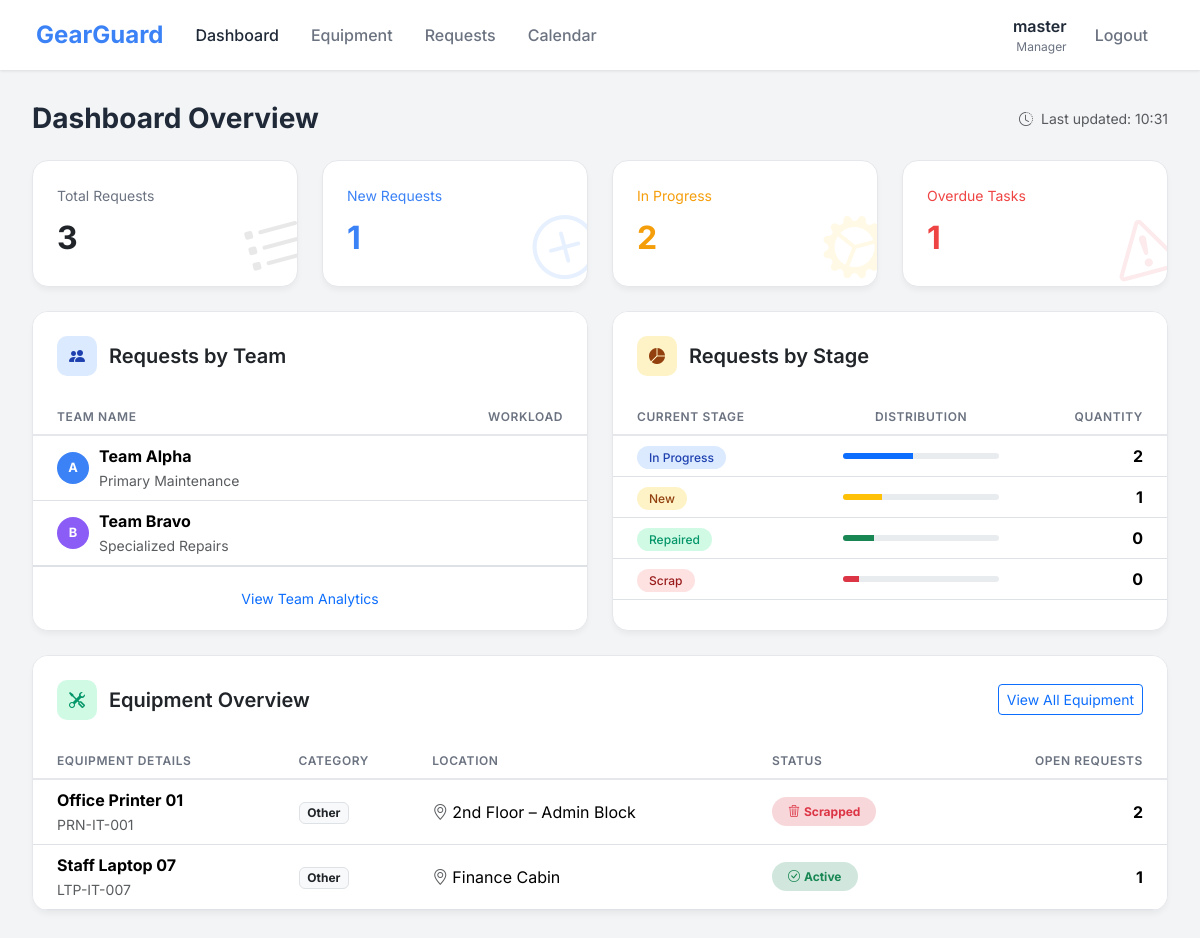
The page /dashboard/ (signed in) on the database its author committed.
### Gear/models.py (models this page shows, shortened)
class Equipment(models.Model):
    CATEGORY_CHOICES = [
        ('Printer', 'Printer'),
        ('Computer', 'Computer'),
        ('Vehicle', 'Vehicle'),
        ('Machinery', 'Machinery'),
        ('HVAC', 'HVAC'),
        ('Power', 'Power'),
        ('Other', 'Other'),
    ]
    name = models.CharField(max_length=100)
    serial_number = models.CharField(max_length=100, unique=True)
    department = models.CharField(max_length=100)
    category = models.CharField(max_length=50, choices=CATEGORY_CHOICES, default='Other')
    assigned_to = models.CharField(
        max_length=100, blank=True, null=True
    )
    purchase_date = models.DateField()
    warranty_expiry = models.DateField(null=True, blank=True)
    location = models.CharField(max_length=100)
    maintenance_team = models.ForeignKey(
        MaintenanceTeam,
        on_delete=models.SET_NULL,
        null=True,
        blank=True
    )
    is_scrapped = models.BooleanField(default=False)
    def open_requests_count(self):
        return self.maintenancerequest_set.filter(
            status__in=['NEW', 'PRO']
        ).count()

### Gear/views.py (the view)
# urls.py: path('dashboard/', views.dashboard, name='dashboard'),
@login_required
def dashboard(request):
    requests = MaintenanceRequest.objects.all()
    total_requests = requests.count()
    new_count = requests.filter(status='NEW').count()
    in_progress_count = requests.filter(status='PRO').count()
    repaired_count = requests.filter(status='REP').count()
    scrap_count = requests.filter(status='SCR').count()
    overdue_count = sum(1 for r in requests if r.is_overdue)
    team_data = MaintenanceTeam.objects.annotate(
        request_count=Count('maintenancerequest')
    )
    team_names = [team.name for team in team_data]
    team_counts = [team.request_count for team in team_data]
    unassigned_count = requests.filter(maintenance_team__isnull=True).count()
    if unassigned_count > 0:
        team_names.append('Unassigned')
        team_counts.append(unassigned_count)
    equipment_list = Equipment.objects.all()[:5]
    return render(request, 'dashboard.html', {
        'total_requests': total_requests,
        'new_count': new_count,
        'in_progress_count': in_progress_count,
        'repaired_count': repaired_count,
        'scrap_count': scrap_count,
        'overdue_count': overdue_count,
        'team_names': json.dumps(team_names),
        'team_counts': json.dumps(team_counts),
        'equipment_list': equipment_list,
    })

### Gear/templates/dashboard.html (shortened to what this page needs)
{% extends 'base.html' %}
{% block content %}
<div class="dashboard-container">
    <div class="d-flex justify-content-between align-items-center mb-4">
        <h1 class="page-title mb-0">Dashboard Overview</h1>
        <div class="text-muted small">
            <i class="bi bi-clock-history me-1"></i> Last updated: {% now "H:i" %}
        </div>
    </div>
    <div class="row g-4 mb-4">
        <div class="col-md-3 col-sm-6">
            <div class="card stat-card p-4">
                <div>
                    <div class="stat-label">Total Requests</div>
                    <div class="stat-value">{{ total_requests }}</div>
                </div>
                <i class="bi bi-list-task stat-icon"></i>
            </div>
        </div>
        <div class="col-md-3 col-sm-6">
            <div class="card stat-card p-4">
                <div>
                    <div class="stat-label" style="color: #3b82f6">New Requests</div>
                    <div class="stat-value blue">{{ new_count }}</div>
                </div>
                <i class="bi bi-plus-circle stat-icon text-primary"></i>
            </div>
        </div>
        <div class="col-md-3 col-sm-6">
            <div class="card stat-card p-4">
                <div>
                    <div class="stat-label" style="color: #f59e0b">In Progress</div>
                    <div class="stat-value yellow">{{ in_progress_count }}</div>
                </div>
                <i class="bi bi-gear-wide-connected stat-icon text-warning"></i>
            </div>
        </div>
        <div class="col-md-3 col-sm-6">
            <div class="card stat-card p-4">
                <div>
                    <div class="stat-label" style="color: #ef4444">Overdue Tasks</div>
                    <div class="stat-value red">{{ overdue_count }}</div>
                </div>
                <i class="bi bi-exclamation-triangle stat-icon text-danger"></i>
            </div>
        </div>
    </div>
    <div class="row g-4 mb-4">
        <div class="col-lg-6">
            <div class="card p-0 overflow-hidden">
                <div class="card-header bg-white p-4 border-0 d-flex align-items-center">
                    <div class="card-header-icon bg-blue-light">
                        <i class="bi bi-people-fill"></i>
                    </div>
                    <h5 class="mb-0" style="font-weight: 600">Requests by Team</h5>
                </div>
                <div class="table-responsive p-0">
                    <table class="table table-hover mb-0 align-middle">
                        <thead>
                            <tr class="px-4">
                                <th class="ps-4">Team Name</th>
                                <th class="text-end pe-4">Workload</th>
                            </tr>
                        </thead>
                        <tbody>
                            <tr>
                                <td class="ps-4">
                                    <div class="d-flex align-items-center">
                                        <div class="team-avatar">A</div>
                                        <div>
                                            <div class="fw-bold">Team Alpha</div>
                                            <small class="text-muted">Primary Maintenance</small>
                                        </div>
                                    </div>
                                </td>
                                <td class="text-end pe-4">
                                </td>
                            </tr>
                            <tr>
                                <td class="ps-4">
                                    <div class="d-flex align-items-center">
                                        <div class="team-avatar" style="background-color: #8B5CF6;">B</div>
                                        <div>
                                            <div class="fw-bold">Team Bravo</div>
                                            <small class="text-muted">Specialized Repairs</small>
                                        </div>
                                    </div>
                                </td>
                                <td class="text-end pe-4">
                                </td>
                            </tr>
                        </tbody>
                    </table>
                </div>
                <div class="card-footer bg-white p-3 border-top text-center">
                    <a href="#" class="btn btn-link btn-sm text-decoration-none">View Team Analytics</a>
                </div>
            </div>
        </div>
        <div class="col-lg-6">
            <div class="card p-0 overflow-hidden">
                <div class="card-header bg-white p-4 border-0 d-flex align-items-center">
                    <div class="card-header-icon bg-yellow-light">
                        <i class="bi bi-pie-chart-fill"></i>
                    </div>
                    <h5 class="mb-0" style="font-weight: 600">Requests by Stage</h5>
                </div>
                <div class="table-responsive p-0">
                    <table class="table table-hover mb-0 align-middle">
                        <thead>
                            <tr>
                                <th class="ps-4">Current Stage</th>
                                <th class="text-center">Distribution</th>
                                <th class="text-end pe-4">Quantity</th>
                            </tr>
                        </thead>
                        <tbody>
                            <tr>
                                <td class="ps-4">
                                    <span class="priority-badge" style="background-color: #DBEAFE; color: #1E40AF;">In
                                        Progress</span>
                                </td>
                                <td>
                                    <div class="progress" style="height: 6px;">
                                        <div class="progress-bar bg-primary" style="width: 45%;"></div>
                                    </div>
                                </td>
                                <td class="text-end pe-4 fw-bold">{{ in_progress_count }}</td>
                            </tr>
                            <tr>
                                <td class="ps-4">
                                    <span class="priority-badge"
                                        style="background-color: #FEF3C7; color: #92400E;">New</span>
                                </td>
                                <td>
                                    <div class="progress" style="height: 6px;">
                                        <div class="progress-bar bg-warning" style="width: 25%;"></div>
                                    </div>
                                </td>
                                <td class="text-end pe-4 fw-bold">{{ new_count }}</td>
                            </tr>
                            <tr>
                                <td class="ps-4">
                                    <span class="priority-badge"
                                        style="background-color: #D1FAE5; color: #059669;">Repaired</span>
                                </td>
                                <td>
                                    <div class="progress" style="height: 6px;">
                                        <div class="progress-bar bg-success" style="width: 20%;"></div>
                                    </div>
                                </td>
                                <td class="text-end pe-4 fw-bold">{{ repaired_count }}</td>
                            </tr>
                            <tr>
                                <td class="ps-4">
                                    <span class="priority-badge"
                                        style="background-color: #FEE2E2; color: #991B1B;">Scrap</span>
                                </td>
                                <td>
                                    <div class="progress" style="height: 6px;">
                                        <div class="progress-bar bg-danger" style="width: 10%;"></div>
                                    </div>
                                </td>
                                <td class="text-end pe-4 fw-bold">{{ scrap_count }}</td>
                            </tr>
                        </tbody>
                    </table>
                </div>
            </div>
        </div>
    </div>
    <div class="card p-0 overflow-hidden mb-4">
        <div class="card-header bg-white p-4 border-0 d-flex justify-content-between align-items-center">
            <div class="d-flex align-items-center">
                <div class="card-header-icon bg-green-light">
                    <i class="bi bi-tools"></i>
                </div>
                <h5 class="mb-0" style="font-weight: 600">Equipment Overview</h5>
            </div>
            <a href="{% url 'equipment_list' %}" class="btn btn-outline-primary btn-sm">
                View All Equipment
            </a>
        </div>
        <div class="table-responsive">
            <table class="table table-hover mb-0 align-middle">
                <thead class="bg-light">
                    <tr>
                        <th class="ps-4">Equipment Details</th>
                        <th>Category</th>
                        <th>Location</th>
                        <th>Status</th>
                        <th class="text-end pe-4">Open Requests</th>
                    </tr>
                </thead>
                <tbody>
                    {% for equipment in equipment_list %}
                    <tr>
                        <td class="ps-4">
                            <div class="fw-bold">{{ equipment.name }}</div>
                            <small class="text-muted">{{ equipment.serial_number }}</small>
                        </td>
                        <td>
                            <span class="badge bg-light text-dark border">{{ equipment.category }}</span>
                        </td>
                        <td>
                            <i class="bi bi-geo-alt me-1 text-muted"></i>{{ equipment.location }}
                        </td>
                        <td>
                            {% if equipment.is_scrapped %}
                            <span class="badge bg-danger-subtle text-danger px-3 py-2 rounded-pill">
                                <i class="bi bi-trash3 me-1"></i>Scrapped
                            </span>
                            {% else %}
                            <span class="badge bg-success-subtle text-success px-3 py-2 rounded-pill">
                                <i class="bi bi-check-circle me-1"></i>Active
                            </span>
                            {% endif %}
                        </td>
                        <td class="text-end pe-4">
                            {% if equipment.open_requests_count > 3 %}
                            <span class="text-danger fw-bold">{{ equipment.open_requests_count }}</span>
                            {% else %}
                            <span class="fw-bold">{{ equipment.open_requests_count }}</span>
                            {% endif %}
                        </td>
                    </tr>
                    {% endfor %}
                </tbody>
            </table>
        </div>
    </div>
</div>
{% endblock %}

### Gear/templates/base.html (shortened to what this page needs)
<!DOCTYPE html>
<html lang="en">
<head>
    <link href="https://cdn.jsdelivr.net/npm/bootstrap@5.3.2/dist/css/bootstrap.min.css" rel="stylesheet">
    <link href="https://cdn.jsdelivr.net/npm/bootstrap-icons@1.11.1/font/bootstrap-icons.css" rel="stylesheet">
</head>
<body>
    <nav class="navbar navbar-expand-lg">
        <div class="container-fluid">
            <a class="navbar-brand" href="{% url 'dashboard' %}">GearGuard</a>
            <div class="collapse navbar-collapse" id="navbarNav">
                <ul class="navbar-nav me-auto">
                    <li class="nav-item">
                        <a class="nav-link {% if request.resolver_match.url_name == 'dashboard' %}active{% endif %}"
                            href="{% url 'dashboard' %}">Dashboard</a>
                    </li>
                    <li class="nav-item">
                        <a class="nav-link {% if request.resolver_match.url_name == 'equipment_list' %}active{% endif %}"
                            href="{% url 'equipment_list' %}">Equipment</a>
                    </li>
                    <li class="nav-item">
                        <a class="nav-link {% if request.resolver_match.url_name == 'kanban' %}active{% endif %}"
                            href="{% url 'kanban' %}">Requests</a>
                    </li>
                    <li class="nav-item">
                        <a class="nav-link {% if request.resolver_match.url_name == 'calendar' %}active{% endif %}"
                            href="{% url 'calendar' %}">Calendar</a>
                    </li>
                </ul>
                {% if user.is_authenticated %}
                <div class="user-info">
                    <div class="text-end">
                        <div class="user-name">{{ user.get_full_name|default:user.username }}</div>
                        <div class="user-role">{% if user.is_superuser %}Manager{% else %}Technician{% endif %}</div>
                    </div>
                    <form method="post" action="{% url 'logout' %}" style="display: inline;">
                        <button type="submit" class="btn-logout"
                            style="border: none; background: none; cursor: pointer;">Logout</button>
                    </form>
                </div>
                {% endif %}
            </div>
        </div>
    </nav>
    <main class="main-content">
        {% block content %}{% endblock %}
    </main>
</body>
</html>

### rows shown on the page
Equipment: name "Office Printer 01", serial_number "PRN-IT-001", category "Other", location "2nd Floor – Admin Block", is_scrapped True (drawn), open_requests_count "2"
Equipment: name "Staff Laptop 07", serial_number "LTP-IT-007", category "Other", location "Finance Cabin", is_scrapped False (drawn), open_requests_count "1"

### other values the page prints
{{ user.get_full_name|default:user.username }} "master"
{{ total_requests }} "3"
{{ new_count }} "1"
{{ in_progress_count }} "2"
{{ overdue_count }} "1"
{{ repaired_count }} "0"
{{ scrap_count }} "0"
